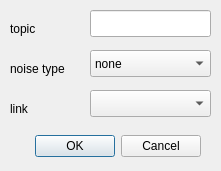
<?xml version="1.0" encoding="UTF-8"?>
<ui version="4.0">
 <class>DialogMag</class>
 <widget class="QDialog" name="DialogMag">
  <property name="geometry">
   <rect>
    <x>0</x>
    <y>0</y>
    <width>221</width>
    <height>171</height>
   </rect>
  </property>
  <property name="windowTitle">
   <string>Dialog</string>
  </property>
  <widget class="QDialogButtonBox" name="buttonBox">
   <property name="geometry">
    <rect>
     <x>20</x>
     <y>130</y>
     <width>181</width>
     <height>32</height>
    </rect>
   </property>
   <property name="orientation">
    <enum>Qt::Horizontal</enum>
   </property>
   <property name="standardButtons">
    <set>QDialogButtonBox::Cancel|QDialogButtonBox::Ok</set>
   </property>
  </widget>
  <widget class="QLabel" name="label_5">
   <property name="geometry">
    <rect>
     <x>10</x>
     <y>20</y>
     <width>121</width>
     <height>17</height>
    </rect>
   </property>
   <property name="text">
    <string>topic</string>
   </property>
  </widget>
  <widget class="QComboBox" name="comboBox_2">
   <property name="geometry">
    <rect>
     <x>90</x>
     <y>50</y>
     <width>121</width>
     <height>27</height>
    </rect>
   </property>
   <item>
    <property name="text">
     <string>none</string>
    </property>
   </item>
   <item>
    <property name="text">
     <string>gaussian</string>
    </property>
   </item>
   <item>
    <property name="text">
     <string>gaussian quantized</string>
    </property>
   </item>
  </widget>
  <widget class="QComboBox" name="comboBox">
   <property name="geometry">
    <rect>
     <x>90</x>
     <y>90</y>
     <width>121</width>
     <height>27</height>
    </rect>
   </property>
  </widget>
  <widget class="QLineEdit" name="lineEdit_4">
   <property name="geometry">
    <rect>
     <x>90</x>
     <y>10</y>
     <width>121</width>
     <height>27</height>
    </rect>
   </property>
  </widget>
  <widget class="QLabel" name="label_6">
   <property name="geometry">
    <rect>
     <x>10</x>
     <y>60</y>
     <width>121</width>
     <height>17</height>
    </rect>
   </property>
   <property name="text">
    <string>noise type</string>
   </property>
  </widget>
  <widget class="QLabel" name="label_4">
   <property name="geometry">
    <rect>
     <x>10</x>
     <y>100</y>
     <width>121</width>
     <height>17</height>
    </rect>
   </property>
   <property name="text">
    <string>link</string>
   </property>
  </widget>
 </widget>
 <resources/>
 <connections>
  <connection>
   <sender>buttonBox</sender>
   <signal>accepted()</signal>
   <receiver>DialogMag</receiver>
   <slot>accept()</slot>
   <hints>
    <hint type="sourcelabel">
     <x>248</x>
     <y>254</y>
    </hint>
    <hint type="destinationlabel">
     <x>157</x>
     <y>274</y>
    </hint>
   </hints>
  </connection>
  <connection>
   <sender>buttonBox</sender>
   <signal>rejected()</signal>
   <receiver>DialogMag</receiver>
   <slot>reject()</slot>
   <hints>
    <hint type="sourcelabel">
     <x>316</x>
     <y>260</y>
    </hint>
    <hint type="destinationlabel">
     <x>286</x>
     <y>274</y>
    </hint>
   </hints>
  </connection>
 </connections>
</ui>
